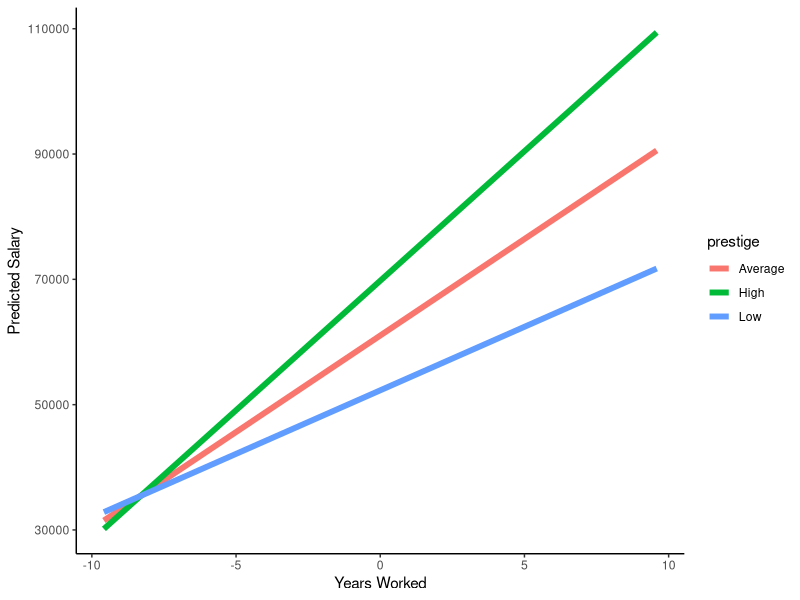
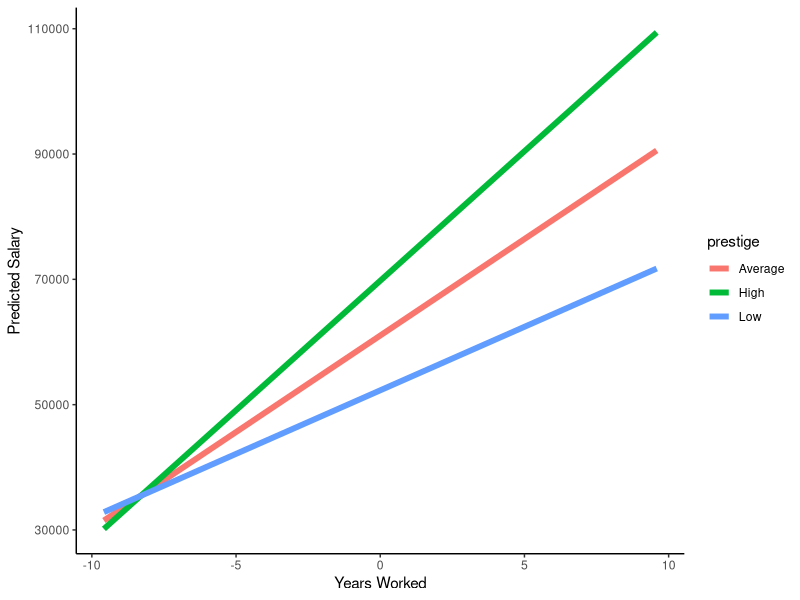

Write R code to recreate these figures, in order.
#1
library(tidyverse)
library(MASS)

#2
n = 100
set.seed(0922)
  df = mvrnorm(n = n, mu = c(100, 20), Sigma = matrix(c(225, 0, 0, 10), ncol = 2))
  prestige = df[,1]
  years = df[,2]
  error = rnorm(n, mean = 0, sd = 15000)
  prestige_c = prestige-mean(prestige)
  years_c = years-mean(years)
  prestige_effect = 500
  years_effect = 3000
  interaction_effect = 50
  
#3
set.seed(0922) #insert your birthday again
salary = 60000 + prestige_effect*prestige_c + years_effect*years_c + interaction_effect*prestige_c*years_c + error

#4
data = data.frame(salary, prestige, prestige_c, years, years_c)

#5
model = lm(salary ~ prestige_c + years_c + prestige_c*years_c, data)
summary(model)

#6
#The predicted intercept shows that at an average amount of prestige of an undergraduate institution
#and an average amount of job experience, a person can expect to earn $61,032.76. For a one unit increase in prestige 
#of undergraduate institution, a person can expect their salary to go up $559.01. For a one unit increase in job salary, 
#a person can expect their salary to go up $3080.97. There is a significant interaction between 
#prestige and years. Prestige moderates the effect of job experience. Prestige has a stronger effect on predicted salary at a high number of years worked.

#7
model$coefficients
intercept = model$coefficients[1]
prestige_main = model$coefficients[2]
years_main = model$coefficients[3]
interaction = model$coefficients[4]

#8
prestige_m = mean(data$prestige_c)
prestige_sd = sd(data$prestige_c)
prestige_low = prestige_m - prestige_sd
prestige_high = prestige_m + prestige_sd

years_m = mean(data$years_c)
years_sd = sd(data$years_c)
years_low = years_m - years_sd
years_high = years_m + years_sd


salary_low_prestige = intercept + prestige_main*prestige_low + years_main*years_c + interaction*prestige_low*years_c
salary_mean_prestige = intercept + prestige_main*prestige_m + years_main*years_c + interaction*prestige_m*years_c
salary_high_prestige = intercept + prestige_main*prestige_high + years_main*years_c + interaction*prestige_high*years_c

salary_high_prestige

#9
predicted_salary = c(salary_low_prestige, salary_mean_prestige, salary_high_prestige)

#10
df2 = data.frame(predicted_salary,
                 prestige_c = c(rep("Low", 100), rep("Average",100), rep("High", 100)), 
                 years_c = c(years_c,years_c,years_c))

#11
ggplot(df2, aes(x = years_c, y = predicted_salary, color = prestige_c, group = prestige_c)) +
  geom_line(size = 2) +
  theme_classic() +
  labs(x = 'Years Worked', y = 'Predicted Salary', color = 'prestige')
ggsave('Figures/gpa_simple_slopes.png', dpi = 'retina', height = 5, width = 7, units = 'in')

#12
#This is a synergistic effect. Prestige has a stronger effect on predicted salary at a high number of years worked.
#Prestige has a weaker effect on predicted salary at a low number of years worked.

